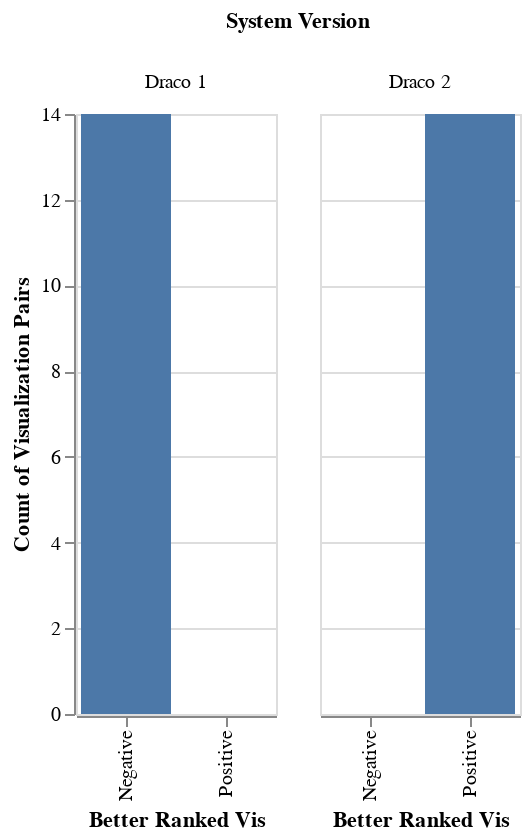

Notebook cell for this chart:
### Code cell
alt.Chart(df_different).transform_calculate(
    better_ranked_label='datum.better_ranked == 0 ? "Positive" : "Negative"'
).mark_bar().encode(
    x=alt.X("better_ranked_label:N", title="Better Ranked Vis"),
    y=alt.Y("count()", title="Count of Visualization Pairs"),
    column=alt.Column(
        "draco_version:N",
        header=alt.Header(labelExpr='"Draco " + datum.value'),
        title="System Version",
    ),
    tooltip=[
        alt.Tooltip("better_ranked_label:N", title="Better Ranked Vis"),
        alt.Tooltip("count()", title="Count of Visualization Pairs"),
        alt.Tooltip("draco_version:N", title="System Version"),
    ],
).properties(
    width=100,
)

### Figure 1 — Vega-Lite specification as saved in the notebook (floating-point values rounded to 4 significant figures)
{"config": {"view": {"continuousWidth": 300, "continuousHeight": 300}}, "data": {"name": "data-8a7de270d50c27c796da0b60462c2e96"}, "mark": {"type": "bar"}, "encoding": {"column": {"field": "draco_version", "header": {"labelExpr": "\"Draco \" + datum.value"}, "title": "System Version", "type": "nominal"}, "tooltip": [{"field": "better_ranked_label", "title": "Better Ranked Vis", "type": "nominal"}, {"aggregate": "count", "title": "Count of Visualization Pairs", "type": "quantitative"}, {"field": "draco_version", "title": "System Version", "type": "nominal"}], "x": {"field": "better_ranked_label", "title": "Better Ranked Vis", "type": "nominal"}, "y": {"aggregate": "count", "title": "Count of Visualization Pairs", "type": "quantitative"}}, "transform": [{"calculate": "datum.better_ranked == 0 ? \"Positive\" : \"Negative\"", "as": "better_ranked_label"}], "width": 100, "$schema": "https://vega.github.io/schema/vega-lite/v5.8.0.json", "datasets": {"data-8a7de270d50c27c796da0b60462c2e96": [{"pair_idx": 2, "cost_a": 30, "violations_a": {"encoding": 3, "encoding_field": 3, "type_q": 2, "type_n": 1, "nominal_color": 1, "c_c_point": 1, "continuous_x": 1, "continuous_y": 1}, "cost_b": 30, "violations_b": {"encoding": 8, "encoding_field": 3, "type_q": 7, "type_o": 1, "c_c_point": 1, "continuous_x": 1, "continuous_y": 5, "continuous_color": 1, "ordered_x": 1}, "better_ranked": 1, "draco_version": 1}, {"pair_idx": 2, "cost_a": 33, "violations_a": {"encoding": 3, "encoding_field": 3, "linear_scale": 2, "categorical_scale": 1, "c_c_point": 1, "linear_x": 1, "linear_y": 1, "categorical_color": 1, "value_point": 1, "value_continuous_x": 1, "value_discrete_color": 1, "interesting_x": 1, "interesting_color": 1, "cartesian_coordinate": 1}, "cost_b": 36, "violations_b": {"bin": 1, "encoding": 3, "encoding_field": 3, "x_y_raw": 1, "color_entropy_low": 1, "linear_scale": 2, "ordinal_scale": 1, "d_d_point": 1, "linear_y": 1, "linear_color": 1, "ordinal_x": 1, "value_point": 1, "value_continuous_color": 1, "value_discrete_x": 1, "interesting_x": 1, "interesting_color": 1, "cartesian_coordinate": 1}, "better_ranked": 0, "draco_version": 2}, {"pair_idx": 19, "cost_a": 30, "violations_a": {"encoding": 3, "encoding_field": 3, "type_q": 2, "type_n": 1, "nominal_color": 1, "c_c_point": 1, "continuous_x": 1, "continuous_y": 1}, "cost_b": 30, "violations_b": {"encoding": 8, "encoding_field": 3, "type_q": 7, "type_o": 1, "c_c_point": 1, "continuous_x": 1, "continuous_y": 5, "continuous_color": 1, "ordered_x": 1}, "better_ranked": 1, "draco_version": 1}, {"pair_idx": 19, "cost_a": 33, "violations_a": {"encoding": 3, "encoding_field": 3, "linear_scale": 2, "categorical_scale": 1, "c_c_point": 1, "linear_x": 1, "linear_y": 1, "categorical_color": 1, "summary_point": 1, "summary_continuous_x": 1, "summary_discrete_color": 1, "interesting_x": 1, "interesting_color": 1, "cartesian_coordinate": 1}, "cost_b": 36, "violations_b": {"bin": 1, "encoding": 3, "encoding_field": 3, "x_y_raw": 1, "color_entropy_low": 1, "linear_scale": 2, "ordinal_scale": 1, "d_d_point": 1, "linear_y": 1, "linear_color": 1, "ordinal_x": 1, "summary_point": 1, "summary_continuous_color": 1, "summary_discrete_x": 1, "interesting_x": 1, "interesting_color": 1, "cartesian_coordinate": 1}, "better_ranked": 0, "draco_version": 2}, {"pair_idx": 30, "cost_a": 21, "violations_a": {"encoding": 8, "encoding_field": 3, "type_q": 7, "type_o": 1, "c_c_point": 1, "continuous_x": 1, "continuous_y": 5, "continuous_size": 1, "ordered_x": 1}, "cost_b": 20, "violations_b": {"encoding": 5, "encoding_field": 3, "type_q": 4, "type_o": 1, "c_c_point": 1, "continuous_x": 1, "continuous_y": 2, "continuous_size": 1, "ordered_y": 1}, "better_ranked": 1, "draco_version": 1}, {"pair_idx": 30, "cost_a": 26, "violations_a": {"bin": 1, "encoding": 3, "encoding_field": 3, "x_y_raw": 1, "linear_scale": 2, "ordinal_scale": 1, "d_d_point": 1, "linear_y": 1, "linear_size": 1, "ordinal_x": 1, "value_point": 1, "value_discrete_x": 1, "value_discrete_y": 1, "interesting_x": 1, "interesting_y": 1, "cartesian_coordinate": 1}, "cost_b": 27, "violations_b": {"bin": 1, "encoding": 3, "encoding_field": 3, "x_y_raw": 1, "size_entropy_high": 1, "linear_scale": 2, "ordinal_scale": 1, "d_d_point": 1, "linear_x": 1, "linear_size": 1, "ordinal_y": 1, "value_point": 1, "value_continuous_size": 1, "value_discrete_y": 1, "interesting_y": 1, "interesting_size": 1, "cartesian_coordinate": 1}, "better_ranked": 0, "draco_version": 2}, {"pair_idx": 33, "cost_a": 30, "violations_a": {"encoding": 8, "encoding_field": 3, "type_q": 7, "type_o": 1, "c_c_point": 1, "continuous_x": 1, "continuous_y": 5, "continuous_color": 1, "ordered_x": 1}, "cost_b": 30, "violations_b": {"encoding": 8, "encoding_field": 3, "type_q": 7, "type_o": 1, "c_c_point": 1, "continuous_x": 1, "continuous_y": 5, "continuous_color": 1, "ordered_x": 1}, "better_ranked": 1, "draco_version": 1}, {"pair_idx": 33, "cost_a": 35, "violations_a": {"bin": 1, "encoding": 3, "encoding_field": 3, "x_y_raw": 1, "linear_scale": 2, "ordinal_scale": 1, "d_d_point": 1, "linear_y": 1, "linear_color": 1, "ordinal_x": 1, "summary_point": 1, "summary_discrete_x": 1, "summary_discrete_y": 1, "interesting_x": 1, "interesting_y": 1, "cartesian_coordinate": 1}, "cost_b": 36, "violations_b": {"bin": 1, "encoding": 3, "encoding_field": 3, "x_y_raw": 1, "color_entropy_high": 1, "linear_scale": 2, "ordinal_scale": 1, "d_d_point": 1, "linear_y": 1, "linear_color": 1, "ordinal_x": 1, "summary_point": 1, "summary_continuous_color": 1, "summary_discrete_x": 1, "interesting_x": 1, "interesting_color": 1, "cartesian_coordinate": 1}, "better_ranked": 0, "draco_version": 2}, {"pair_idx": 37, "cost_a": 30, "violations_a": {"encoding": 3, "encoding_field": 3, "type_q": 2, "type_n": 1, "nominal_color": 1, "c_c_point": 1, "continuous_x": 1, "continuous_y": 1}, "cost_b": 30, "violations_b": {"encoding": 8, "encoding_field": 3, "type_q": 7, "type_o": 1, "c_c_point": 1, "continuous_x": 1, "continuous_y": 5, "continuous_color": 1, "ordered_x": 1}, "better_ranked": 1, "draco_version": 1}, {"pair_idx": 37, "cost_a": 33, "violations_a": {"encoding": 3, "encoding_field": 3, "linear_scale": 2, "categorical_scale": 1, "c_c_point": 1, "linear_x": 1, "linear_y": 1, "categorical_color": 1, "value_point": 1, "value_continuous_x": 1, "value_discrete_color": 1, "interesting_x": 1, "interesting_color": 1, "cartesian_coordinate": 1}, "cost_b": 36, "violations_b": {"bin": 1, "encoding": 3, "encoding_field": 3, "x_y_raw": 1, "color_entropy_low": 1, "linear_scale": 2, "ordinal_scale": 1, "d_d_point": 1, "linear_y": 1, "linear_color": 1, "ordinal_x": 1, "value_point": 1, "value_continuous_color": 1, "value_discrete_x": 1, "interesting_x": 1, "interesting_color": 1, "cartesian_coordinate": 1}, "better_ranked": 0, "draco_version": 2}, {"pair_idx": 38, "cost_a": 21, "violations_a": {"encoding": 8, "encoding_field": 3, "type_q": 7, "type_o": 1, "c_c_point": 1, "continuous_x": 1, "continuous_y": 5, "continuous_size": 1, "ordered_x": 1}, "cost_b": 21, "violations_b": {"encoding": 8, "encoding_field": 3, "type_q": 7, "type_o": 1, "c_c_point": 1, "continuous_x": 1, "continuous_y": 5, "continuous_size": 1, "ordered_x": 1}, "better_ranked": 1, "draco_version": 1}, {"pair_idx": 38, "cost_a": 26, "violations_a": {"bin": 1, "encoding": 3, "encoding_field": 3, "x_y_raw": 1, "linear_scale": 2, "ordinal_scale": 1, "d_d_point": 1, "linear_y": 1, "linear_size": 1, "ordinal_x": 1, "value_point": 1, "value_discrete_x": 1, "value_discrete_y": 1, "interesting_x": 1, "interesting_y": 1, "cartesian_coordinate": 1}, "cost_b": 27, "violations_b": {"bin": 1, "encoding": 3, "encoding_field": 3, "x_y_raw": 1, "size_entropy_high": 1, "linear_scale": 2, "ordinal_scale": 1, "d_d_point": 1, "linear_y": 1, "linear_size": 1, "ordinal_x": 1, "value_point": 1, "value_continuous_size": 1, "value_discrete_x": 1, "interesting_x": 1, "interesting_size": 1, "cartesian_coordinate": 1}, "better_ranked": 0, "draco_version": 2}, {"pair_idx": 43, "cost_a": 30, "violations_a": {"encoding": 8, "encoding_field": 3, "type_q": 7, "type_o": 1, "c_c_point": 1, "continuous_x": 1, "continuous_y": 5, "continuous_color": 1, "ordered_x": 1}, "cost_b": 29, "violations_b": {"encoding": 8, "encoding_field": 3, "type_q": 7, "type_o": 1, "c_c_point": 1, "continuous_x": 2, "continuous_y": 4, "continuous_color": 1, "ordered_y": 1}, "better_ranked": 1, "draco_version": 1}, {"pair_idx": 43, "cost_a": 35, "violations_a": {"bin": 1, "encoding": 3, "encoding_field": 3, "x_y_raw": 1, "linear_scale": 2, "ordinal_scale": 1, "d_d_point": 1, "linear_y": 1, "linear_color": 1, "ordinal_x": 1, "value_point": 1, "value_discrete_x": 1, "value_discrete_y": 1, "interesting_x": 1, "interesting_y": 1, "cartesian_coordinate": 1}, "cost_b": 36, "violations_b": {"bin": 1, "encoding": 3, "encoding_field": 3, "x_y_raw": 1, "color_entropy_high": 1, "linear_scale": 2, "ordinal_scale": 1, "d_d_point": 1, "linear_x": 1, "linear_color": 1, "ordinal_y": 1, "value_point": 1, "value_continuous_color": 1, "value_discrete_y": 1, "interesting_y": 1, "interesting_color": 1, "cartesian_coordinate": 1}, "better_ranked": 0, "draco_version": 2}, {"pair_idx": 60, "cost_a": 30, "violations_a": {"encoding": 3, "encoding_field": 3, "type_q": 2, "type_n": 1, "nominal_color": 1, "c_c_point": 1, "continuous_x": 1, "continuous_y": 1}, "cost_b": 30, "violations_b": {"encoding": 8, "encoding_field": 3, "type_q": 7, "type_o": 1, "c_c_point": 1, "continuous_x": 1, "continuous_y": 5, "continuous_color": 1, "ordered_x": 1}, "better_ranked": 1, "draco_version": 1}, {"pair_idx": 60, "cost_a": 33, "violations_a": {"encoding": 3, "encoding_field": 3, "linear_scale": 2, "categorical_scale": 1, "c_c_point": 1, "linear_x": 1, "linear_y": 1, "categorical_color": 1, "value_point": 1, "value_continuous_x": 1, "value_discrete_color": 1, "interesting_x": 1, "interesting_color": 1, "cartesian_coordinate": 1}, "cost_b": 36, "violations_b": {"bin": 1, "encoding": 3, "encoding_field": 3, "x_y_raw": 1, "color_entropy_low": 1, "linear_scale": 2, "ordinal_scale": 1, "d_d_point": 1, "linear_y": 1, "linear_color": 1, "ordinal_x": 1, "value_point": 1, "value_continuous_color": 1, "value_discrete_x": 1, "interesting_x": 1, "interesting_color": 1, "cartesian_coordinate": 1}, "better_ranked": 0, "draco_version": 2}, {"pair_idx": 62, "cost_a": 30, "violations_a": {"encoding": 8, "encoding_field": 3, "type_q": 7, "type_o": 1, "c_c_point": 1, "continuous_x": 1, "continuous_y": 5, "continuous_color": 1, "ordered_x": 1}, "cost_b": 29, "violations_b": {"encoding": 8, "encoding_field": 3, "type_q": 7, "type_o": 1, "c_c_point": 1, "continuous_x": 2, "continuous_y": 4, "continuous_color": 1, "ordered_y": 1}, "better_ranked": 1, "draco_version": 1}, {"pair_idx": 62, "cost_a": 35, "violations_a": {"bin": 1, "encoding": 3, "encoding_field": 3, "x_y_raw": 1, "linear_scale": 2, "ordinal_scale": 1, "d_d_point": 1, "linear_y": 1, "linear_color": 1, "ordinal_x": 1, "value_point": 1, "value_discrete_x": 1, "value_discrete_y": 1, "interesting_x": 1, "interesting_y": 1, "cartesian_coordinate": 1}, "cost_b": 36, "violations_b": {"bin": 1, "encoding": 3, "encoding_field": 3, "x_y_raw": 1, "color_entropy_high": 1, "linear_scale": 2, "ordinal_scale": 1, "d_d_point": 1, "linear_x": 1, "linear_color": 1, "ordinal_y": 1, "value_point": 1, "value_continuous_color": 1, "value_discrete_y": 1, "interesting_y": 1, "interesting_color": 1, "cartesian_coordinate": 1}, "better_ranked": 0, "draco_version": 2}, {"pair_idx": 68, "cost_a": 30, "violations_a": {"encoding": 3, "encoding_field": 3, "type_q": 2, "type_n": 1, "nominal_color": 1, "c_c_point": 1, "continuous_x": 1, "continuous_y": 1}, "cost_b": 29, "violations_b": {"encoding": 8, "encoding_field": 3, "type_q": 7, "type_o": 1, "c_c_point": 1, "continuous_x": 2, "continuous_y": 4, "continuous_color": 1, "ordered_y": 1}, "better_ranked": 1, "draco_version": 1}, {"pair_idx": 68, "cost_a": 34, "violations_a": {"encoding": 3, "encoding_field": 3, "linear_scale": 2, "categorical_scale": 1, "c_c_point": 1, "linear_x": 1, "linear_y": 1, "categorical_color": 1, "summary_point": 1, "summary_continuous_y": 1, "summary_discrete_color": 1, "interesting_y": 1, "interesting_color": 1, "cartesian_coordinate": 1}, "cost_b": 36, "violations_b": {"bin": 1, "encoding": 3, "encoding_field": 3, "x_y_raw": 1, "color_entropy_high": 1, "linear_scale": 2, "ordinal_scale": 1, "d_d_point": 1, "linear_x": 1, "linear_color": 1, "ordinal_y": 1, "summary_point": 1, "summary_continuous_color": 1, "summary_discrete_y": 1, "interesting_y": 1, "interesting_color": 1, "cartesian_coordinate": 1}, "better_ranked": 0, "draco_version": 2}, {"pair_idx": 75, "cost_a": 30, "violations_a": {"encoding": 8, "encoding_field": 3, "type_q": 7, "type_o": 1, "c_c_point": 1, "continuous_x": 1, "continuous_y": 5, "continuous_color": 1, "ordered_x": 1}, "cost_b": 29, "violations_b": {"encoding": 8, "encoding_field": 3, "type_q": 7, "type_o": 1, "c_c_point": 1, "continuous_x": 2, "continuous_y": 4, "continuous_color": 1, "ordered_y": 1}, "better_ranked": 1, "draco_version": 1}, {"pair_idx": 75, "cost_a": 35, "violations_a": {"bin": 1, "encoding": 3, "encoding_field": 3, "x_y_raw": 1, "linear_scale": 2, "ordinal_scale": 1, "d_d_point": 1, "linear_y": 1, "linear_color": 1, "ordinal_x": 1, "value_point": 1, "value_discrete_x": 1, "value_discrete_y": 1, "interesting_x": 1, "interesting_y": 1, "cartesian_coordinate": 1}, "cost_b": 36, "violations_b": {"bin": 1, "encoding": 3, "encoding_field": 3, "x_y_raw": 1, "color_entropy_high": 1, "linear_scale": 2, "ordinal_scale": 1, "d_d_point": 1, "linear_x": 1, "linear_color": 1, "ordinal_y": 1, "value_point": 1, "value_continuous_color": 1, "value_discrete_y": 1, "interesting_y": 1, "interesting_color": 1, "cartesian_coordinate": 1}, "better_ranked": 0, "draco_version": 2}, {"pair_idx": 93, "cost_a": 30, "violations_a": {"encoding": 8, "encoding_field": 3, "type_q": 7, "type_o": 1, "c_c_point": 1, "continuous_x": 1, "continuous_y": 5, "continuous_color": 1, "ordered_x": 1}, "cost_b": 30, "violations_b": {"encoding": 8, "encoding_field": 3, "type_q": 7, "type_o": 1, "c_c_point": 1, "continuous_x": 1, "continuous_y": 5, "continuous_color": 1, "ordered_x": 1}, "better_ranked": 1, "draco_version": 1}, {"pair_idx": 93, "cost_a": 35, "violations_a": {"bin": 1, "encoding": 3, "encoding_field": 3, "x_y_raw": 1, "linear_scale": 2, "ordinal_scale": 1, "d_d_point": 1, "linear_y": 1, "linear_color": 1, "ordinal_x": 1, "value_point": 1, "value_discrete_x": 1, "value_discrete_y": 1, "interesting_x": 1, "interesting_y": 1, "cartesian_coordinate": 1}, "cost_b": 36, "violations_b": {"bin": 1, "encoding": 3, "encoding_field": 3, "x_y_raw": 1, "color_entropy_low": 1, "linear_scale": 2, "ordinal_scale": 1, "d_d_point": 1, "linear_y": 1, "linear_color": 1, "ordinal_x": 1, "value_point": 1, "value_continuous_color": 1, "value_discrete_x": 1, "interesting_x": 1, "interesting_color": 1, "cartesian_coordinate": 1}, "better_ranked": 0, "draco_version": 2}, {"pair_idx": 94, "cost_a": 30, "violations_a": {"encoding": 8, "encoding_field": 3, "type_q": 7, "type_o": 1, "c_c_point": 1, "continuous_x": 1, "continuous_y": 5, "continuous_color": 1, "ordered_x": 1}, "cost_b": 29, "violations_b": {"encoding": 8, "encoding_field": 3, "type_q": 7, "type_o": 1, "c_c_point": 1, "continuous_x": 2, "continuous_y": 4, "continuous_color": 1, "ordered_y": 1}, "better_ranked": 1, "draco_version": 1}, {"pair_idx": 94, "cost_a": 35, "violations_a": {"bin": 1, "encoding": 3, "encoding_field": 3, "x_y_raw": 1, "linear_scale": 2, "ordinal_scale": 1, "d_d_point": 1, "linear_y": 1, "linear_color": 1, "ordinal_x": 1, "summary_point": 1, "summary_discrete_x": 1, "summary_discrete_y": 1, "interesting_x": 1, "interesting_y": 1, "cartesian_coordinate": 1}, "cost_b": 36, "violations_b": {"bin": 1, "encoding": 3, "encoding_field": 3, "x_y_raw": 1, "color_entropy_low": 1, "linear_scale": 2, "ordinal_scale": 1, "d_d_point": 1, "linear_x": 1, "linear_color": 1, "ordinal_y": 1, "summary_point": 1, "summary_continuous_color": 1, "summary_discrete_y": 1, "interesting_y": 1, "interesting_color": 1, "cartesian_coordinate": 1}, "better_ranked": 0, "draco_version": 2}, {"pair_idx": 98, "cost_a": 30, "violations_a": {"encoding": 3, "encoding_field": 3, "type_q": 2, "type_n": 1, "nominal_color": 1, "c_c_point": 1, "continuous_x": 1, "continuous_y": 1}, "cost_b": 29, "violations_b": {"encoding": 8, "encoding_field": 3, "type_q": 7, "type_o": 1, "c_c_point": 1, "continuous_x": 2, "continuous_y": 4, "continuous_color": 1, "ordered_y": 1}, "better_ranked": 1, "draco_version": 1}, {"pair_idx": 98, "cost_a": 33, "violations_a": {"encoding": 3, "encoding_field": 3, "linear_scale": 2, "categorical_scale": 1, "c_c_point": 1, "linear_x": 1, "linear_y": 1, "categorical_color": 1, "value_point": 1, "value_continuous_x": 1, "value_discrete_color": 1, "interesting_x": 1, "interesting_color": 1, "cartesian_coordinate": 1}, "cost_b": 36, "violations_b": {"bin": 1, "encoding": 3, "encoding_field": 3, "x_y_raw": 1, "color_entropy_high": 1, "linear_scale": 2, "ordinal_scale": 1, "d_d_point": 1, "linear_x": 1, "linear_color": 1, "ordinal_y": 1, "value_point": 1, "value_continuous_color": 1, "value_discrete_y": 1, "interesting_y": 1, "interesting_color": 1, "cartesian_coordinate": 1}, "better_ranked": 0, "draco_version": 2}]}}
